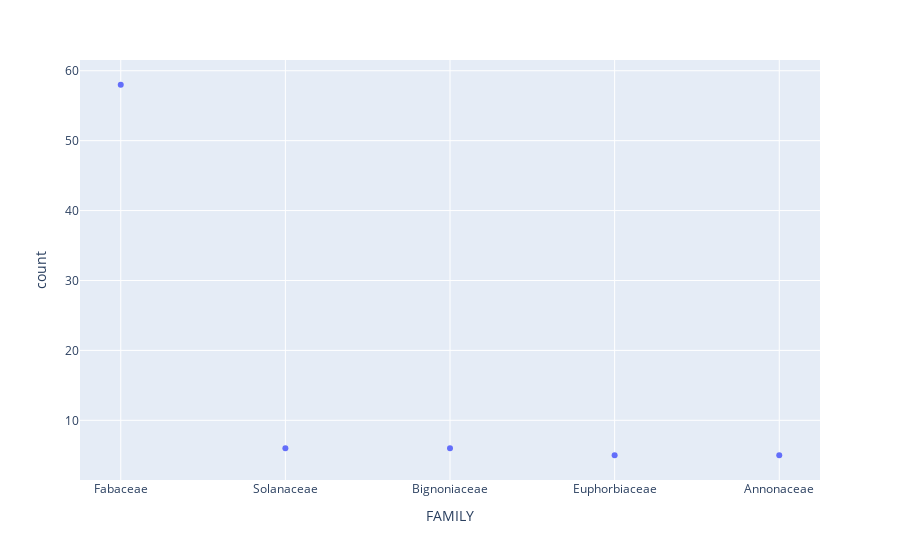

The notebook cell saved with this chart:
### Code cell
fig = px.scatter(df_top_5, x="FAMILY", y="count")
fig.show()
py.offline.plot(fig, filename='./PlotTop5.html')

### Figure 1 — Plotly figure (JSON) as saved in the notebook; plotly's stock layout.template omitted (floating-point values rounded to 4 significant figures)
{"data": [{"hovertemplate": "FAMILY=%{x}<br>count=%{y}<extra></extra>", "legendgroup": "", "marker": {"color": "#636efa", "symbol": "circle"}, "mode": "markers", "name": "", "orientation": "v", "showlegend": false, "type": "scatter", "x": ["Fabaceae", "Solanaceae", "Bignoniaceae", "Euphorbiaceae", "Annonaceae"], "xaxis": "x", "y": [58, 6, 6, 5, 5], "yaxis": "y"}], "layout": {"autosize": true, "legend": {"tracegroupgap": 0}, "margin": {"t": 60}, "xaxis": {"anchor": "y", "autorange": true, "domain": [0, 1], "range": [-0.2439, 4.244], "title": {"text": "FAMILY"}, "type": "category"}, "yaxis": {"anchor": "x", "autorange": true, "domain": [0, 1], "range": [0.8963, 62.1], "title": {"text": "count"}, "type": "linear"}}}
